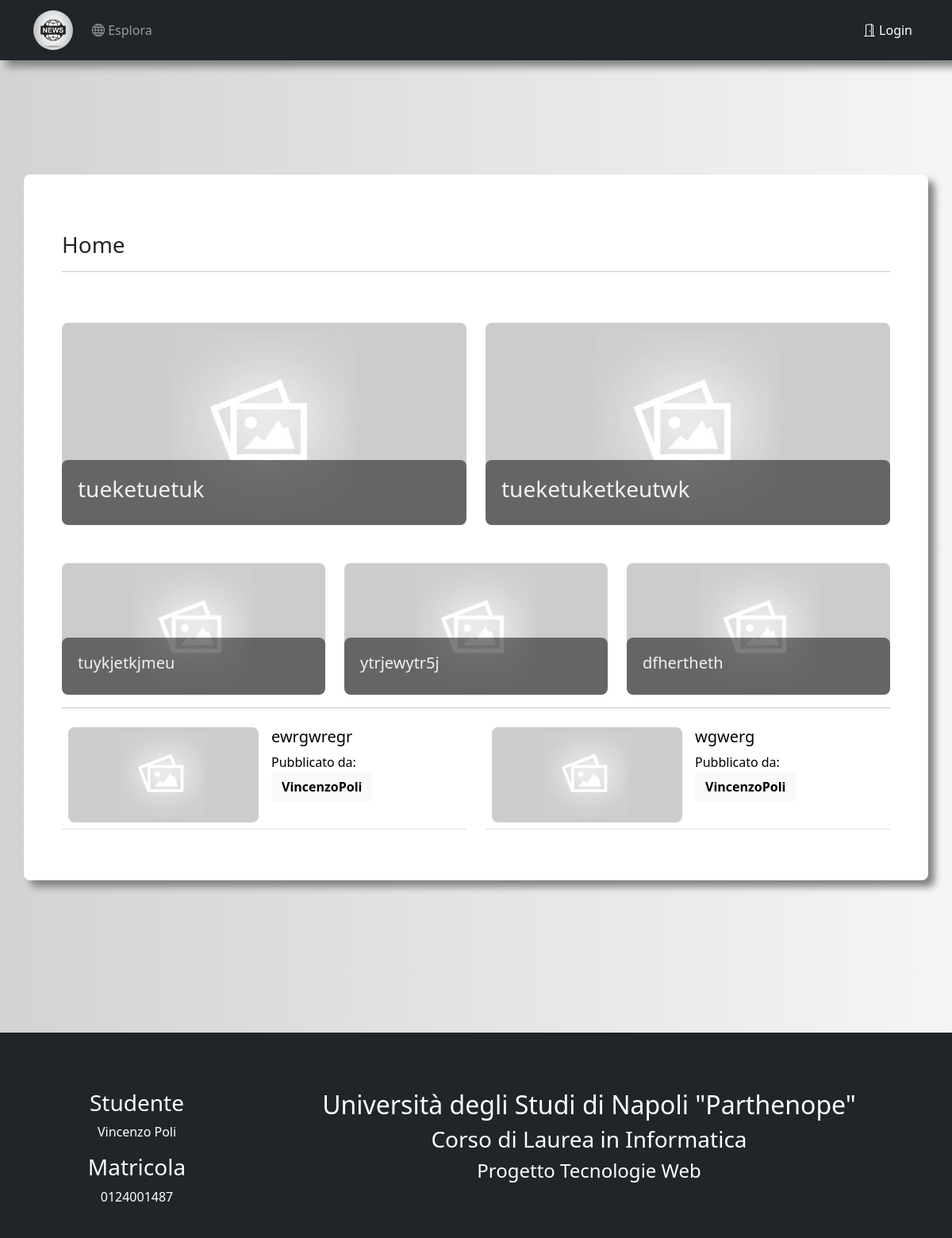
/index, run on the app's committed database.
### app/models.py (models this page shows, shortened)
class Article(db.Model):
    id = db.Column(db.Integer, primary_key=True)
    title = db.Column(db.String(75), unique=True)
    subtitle = db.Column(db.String(150))
    body = db.Column(db.Text())
    head_img = db.Column(db.String())
    timeStamp = db.Column(db.DateTime, index=True, default=datetime.now(timezone.utc))
    author = db.Column(db.String(64))
    user_id = db.Column(db.Integer, db.ForeignKey('user.id'))
    def head_image(self):
        return self.head_img

### app/routes.py (the view)
@app.route('/')
@app.route('/index')
def index():
    session['url'] = url_for('index')
    articles = Article.query.order_by(Article.timeStamp.desc()).all()
    first_row = articles[:2]
    second_row = articles[2:5]
    third_row = articles[5:7]
    return render_template('index.html', title='Home', first_row=first_row, second_row=second_row, third_row=third_row)

### app/routes.py (called while the page is built)
@app.before_request
def before_request():
    if current_user.is_authenticated:
        current_user.last_seen = datetime.now()
        db.session.commit()

### app/templates/index.html (shortened to what this page needs)
{% extends "base.html" %}
{% block app_content %}
    <h3>Home</h3>
    <hr>
    <div class="row">
        {% for article in first_row %}
            <div class="col-sm-6 pt-5" id="image-link-first">
                <a class="text-anchor" href="{{ url_for('published', article_title=article.title) }}">
                    <div class="index">
                        <img class="index-image" src="{{ article.head_image() }}" alt="index-image" onerror="fallBackIMG(this)">
                        <div class="text-block">
                            <h3 class="text-link">{{ article.title }}</h3>
                        </div>
                    </div>
                </a>
            </div>
        {% endfor %}
    </div>
    <div class="row">
        {% for article in second_row %}
            <div class="col-sm-4 pt-5" id="image-link-second">
                <a class="text-anchor" href="{{ url_for('published', article_title=article.title) }}">
                    <div class="index">
                        <img class="index-image" src="{{ article.head_image() }}" alt="index-image" onerror="fallBackIMG(this)">
                        <div class="text-block">
                            <h5 class="text-link">{{ article.title }}</h5>
                        </div>
                    </div>
                </a>
            </div>
        {% endfor %}
    </div>
    <hr>
    <div class="row">
        {% for article in third_row %}
            <div class="col-sm-6">
                <table class="table">
                    <tr>
                        <td style="width: 150px">
                            <a href="{{ url_for('published', article_title=article.title) }}">
                                <img class="index-image-bottom" src="{{ article.head_image() }}" alt="index-image-bottom" onerror="fallBackIMG(this)">
                            </a>
                        </td>
                        <td style="position: relative">
                            <h5 class="text-link">
                                <a class="text-anchor" href="{{ url_for('published', article_title=article.title) }}">
                                    {{ article.title }}
                                </a>
                            </h5>
                            <span class="author-text-table">
                                <span>Pubblicato da: </span>
                                <span class="text-link">
                                    <a class="btn btn-light" href="{{ url_for('user', username=article.author) }}">
                                        <strong>{{ article.author }}</strong>
                                    </a>
                                </span>
                            </span>
                        </td>
                    </tr>
                </table>
            </div>
        {% endfor %}
    </div>
{% endblock %}

### app/static/style.css (style rules this page uses)
#profile-form, #body_page, .text-block, .index-image { border-radius: 8px; }
.index { position: relative; width: 100%; height: 100%; margin: 0 auto; }
.index-image { width: 100%; height: 100%; }
.index .text-block { position: absolute; bottom: 0; background: rgb(0, 0, 0); background: rgba(0, 0, 0, 0.5); color: #f1f1f1; width: 100%; padding: 20px; }
.index-image-bottom { width: auto; height: 120px; border-radius: 8px; object-fit: cover; overflow: hidden; }
#image-link-first, #image-link-second { position: relative; }
.text-anchor { color: black; text-decoration: none; }

### data on the page
Article: title "tueketuetuk"
Article: title "tueketuketkeutwk"
Article: title "tuykjetkjmeu"
Article: title "ytrjewytr5j"
Article: title "dfhertheth"
Article: title "ewrgwregr", author "VincenzoPoli"
Article: title "wgwerg", author "VincenzoPoli"
